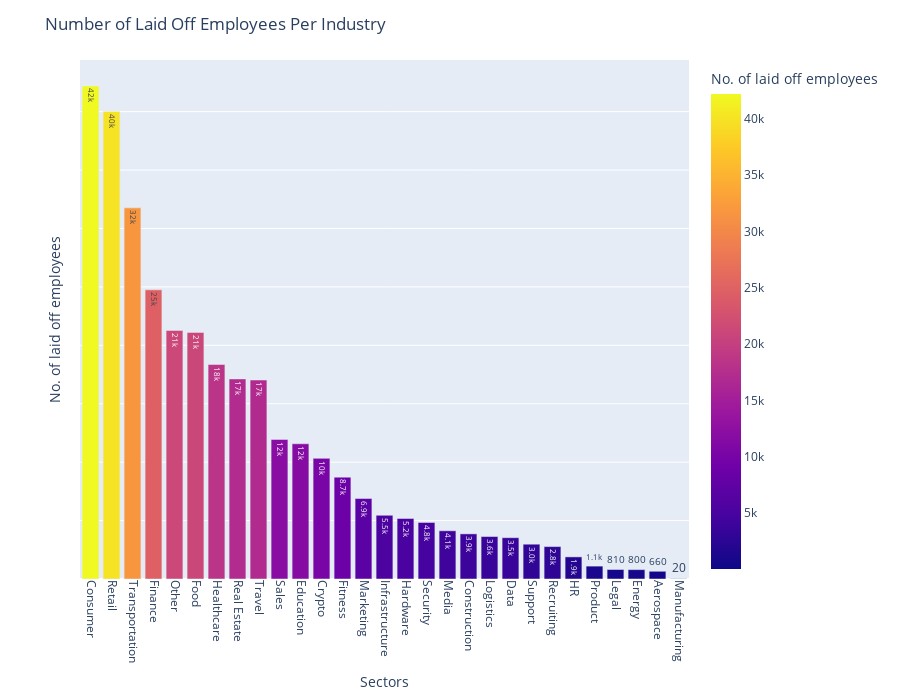

The notebook cell saved with this chart:
### Code cell
fig9 = px.bar(industry_layoffs,x = 'industry', y = 'total_laid_off', 
             color ='total_laid_off', text_auto='.2s',
             labels={
                     "industry": "Sectors",
                     "total_laid_off": "No. of laid off employees"
                     },
             ) #template="plotly_white"
fig9.update_traces(textfont_size=12, #textposition="outside", textangle=0
                  cliponaxis=False)
fig9.update_xaxes(tickangle=90)
fig9.update_yaxes(showticklabels=False)
fig9.update_layout(height=700,
                  title="Number of Laid Off Employees Per Industry",
                  showlegend=False)

fig9.show()

### Figure 1 — Plotly figure (JSON) as saved in the notebook; plotly's stock layout.template omitted (floating-point values rounded to 4 significant figures)
{"data": [{"alignmentgroup": "True", "cliponaxis": false, "hovertemplate": "Sectors=%{x}<br>No. of laid off employees=%{marker.color}<extra></extra>", "legendgroup": "", "marker": {"color": [42198, 40008, 31764, 24750, 21276, 21105, 18356, 17125, 17029, 11945, 11574, 10328, 8718, 6886, 5453, 5184, 4842, 4127, 3863, 3636, 3535, 2978, 2775, 1892, 1103, 812, 802, 661, 20], "coloraxis": "coloraxis", "pattern": {"shape": ""}}, "name": "", "offsetgroup": "", "orientation": "v", "showlegend": false, "textfont": {"size": 12}, "textposition": "auto", "texttemplate": "%{y:.2s}", "type": "bar", "x": ["Consumer", "Retail", "Transportation", "Finance", "Other", "Food", "Healthcare", "Real Estate", "Travel", "Sales", "Education", "Crypto", "Fitness", "Marketing", "Infrastructure", "Hardware", "Security", "Media", "Construction", "Logistics", "Data", "Support", "Recruiting", "HR", "Product", "Legal", "Energy", "Aerospace", "Manufacturing"], "xaxis": "x", "y": [42198, 40008, 31764, 24750, 21276, 21105, 18356, 17125, 17029, 11945, 11574, 10328, 8718, 6886, 5453, 5184, 4842, 4127, 3863, 3636, 3535, 2978, 2775, 1892, 1103, 812, 802, 661, 20], "yaxis": "y"}], "layout": {"barmode": "relative", "coloraxis": {"colorbar": {"title": {"text": "No. of laid off employees"}}, "colorscale": [[0, "#0d0887"], [0.1111, "#46039f"], [0.2222, "#7201a8"], [0.3333, "#9c179e"], [0.4444, "#bd3786"], [0.5556, "#d8576b"], [0.6667, "#ed7953"], [0.7778, "#fb9f3a"], [0.8889, "#fdca26"], [1, "#f0f921"]]}, "height": 700, "legend": {"tracegroupgap": 0}, "margin": {"t": 60}, "showlegend": false, "title": {"text": "Number of Laid Off Employees Per Industry"}, "xaxis": {"anchor": "y", "domain": [0, 1], "tickangle": 90, "title": {"text": "Sectors"}}, "yaxis": {"anchor": "x", "domain": [0, 1], "showticklabels": false, "title": {"text": "No. of laid off employees"}}}}
